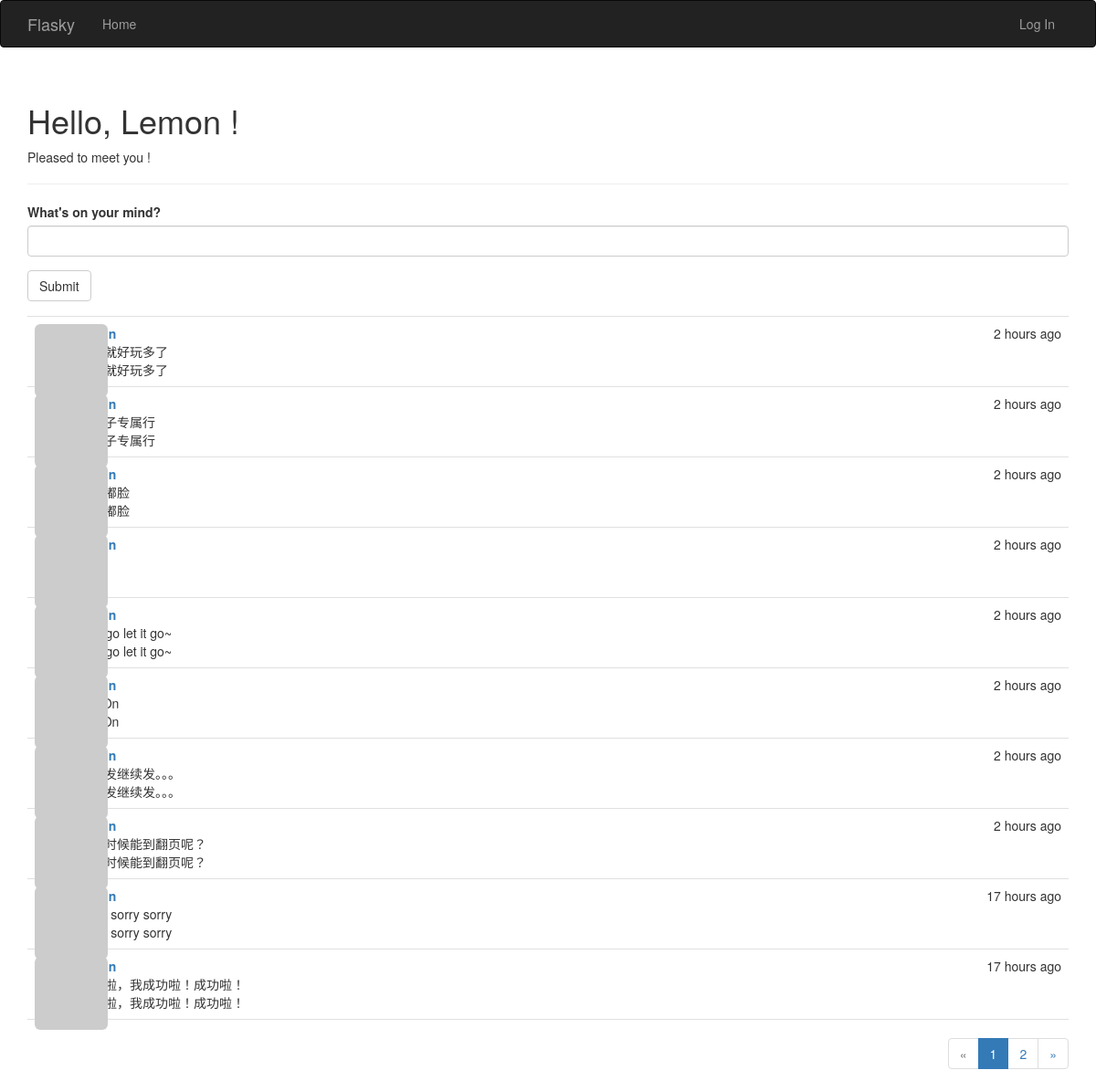
Before: / with the older database file.
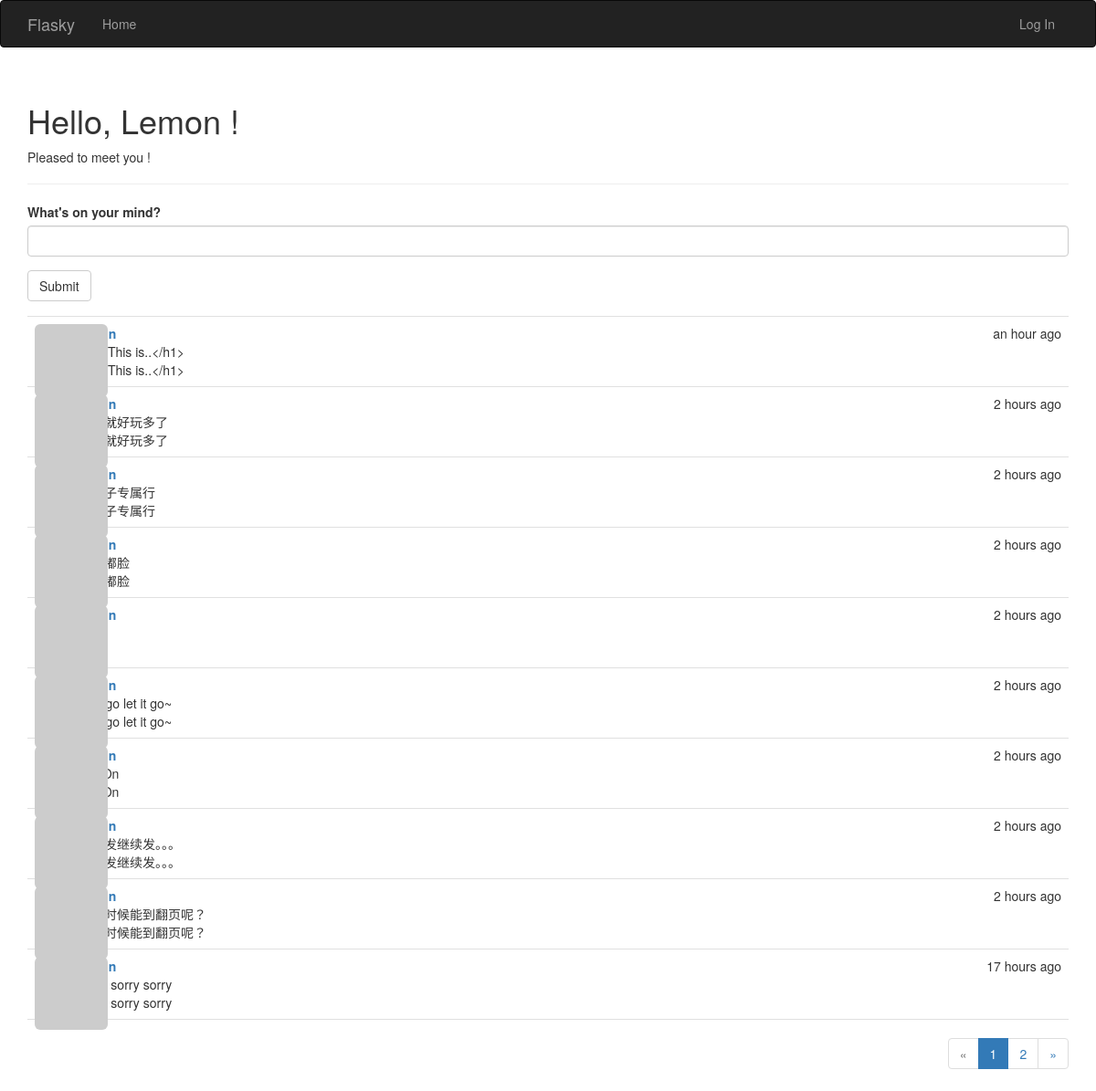
After: the same page with the newer database file.
### app/models.py (models this page shows, shortened)
class Post(db.Model):
    __tablename__ = 'posts'
    id = db.Column(db.Integer, primary_key=True)
    body = db.Column(db.Text)
    body_html = db.Column(db.Text)
    timestamp = db.Column(db.DateTime, index=True, default=datetime.utcnow)
    author_id = db.Column(db.Integer, db.ForeignKey('users.id'))

### app/main/views.py (the view)
@main.route('/', methods=['GET', 'POST'])
def index():
    form = PostForm()
    if form.validate_on_submit():
        post = Post(body=form.body.data,
                    author=current_user._get_current_object())
        db.session.add(post)
        return redirect(url_for('.index'))
    page = request.args.get('page', 1, type=int)
    pagination = Post.query.order_by(Post.timestamp.desc()).paginate(
        page, per_page=current_app.config['FLASKY_POSTS_PER_PAGE'],
        error_out=False)
    posts = pagination.items
    return render_template('index_basic.html', form=form, posts=posts,
                           pagination=pagination)

### app/main/forms.py
class PostForm(Form):
    body = PageDownField("What's on your mind?", validators=[Required()])
    submit = SubmitField('Submit')

### app/auth/views.py (called while the page is built)
@auth.before_app_request
def before_request():
	if current_user.is_authenticated:
	    current_user.ping()   # Update logged-in user access time
	    if not current_user.confirmed \
	            and request.endpoint[:5] != 'auth.' \
	            and request.endpoint != 'static':   # Filter unconfirmed accounts
	        return redirect(url_for('auth.unconfirmed'))

### app/main/__init__.py (called while the page is built)
@main.app_context_processor
def inject_permissions():
	return dict(Permission=Permission)

### app/models.py (called while the page is built)
	def gravatar(self, size=100, default='identicon', rating='g'):
		if request.is_secure:
			url = 'https://secure.gravatar.com/avatar'
		else:
			url = 'http://www.gravatar.com/avatar'
		hash = self.avatar_hash or hashlib.md5(
            self.email.encode('utf-8')).hexdigest()
		return '{url}/{hash}?s={size}&d={default}&r={rating}'.format(
            url=url, hash=hash, size=size, default=default, rating=rating)

### app/templates/index_basic.html (shortened to what this page needs)
{% extends "base_basic.html" %}
{% import "bootstrap/wtf.html" as wtf %}
{% import "_macros.html" as macros %}
{% block page_content %}
<div class="page-header">
	<h1>Hello,
		{% if current_user.is_authenticated %}
		{{ current_user.username | capitalize }}
		{% else %}
		Lemon
		{% endif %}!
	</h1>
	{% if not known %}
	<p>Pleased to meet you !</p>
	{% else %}
	<p>Happy to see you again !</p>
	{% endif %}
</div>
<div>
    {{ wtf.quick_form(form) }}
</div>
{% include '_posts.html' %}
{% if pagination %}
<div class="pagination">
	{{ macros.pagination_widget(pagination, '.index') }}
</div>
{% endif %}
{% endblock %}

### app/templates/_posts.html (shortened to what this page needs)
<ul class="posts">
    {% for post in posts %}
    <li class="post">
        <div class="post-thumbnail">
            <a href="{{ url_for('.user', username=post.author.username) }}">
                <img class="img-rounded profile-thumbnail" src="{{ post.author.gravatar(size=40) }}">
            </a>
        </div>
        <div class="post-content">
            <div class="post-date">{{ moment(post.timestamp).fromNow() }}</div>
            <div class="post-author">
            	<a href="{{ url_for('.user', username=post.author.username) }}">
            	</a>
            </div>
            <div class="post-body">{{ post.body }}</div>
            <div class="post-body">
                {% if post.body_html %}
                    {{ post.body_html | safe }}
                {% else %}
                    {{ post.body }}
                {% endif %}
            </div>
        </div>
    </li>
    {% endfor %}
</ul>

Changed rows visible on the page:
no longer on this page (row unchanged): Post: timestamp "17 hours ago", body "啦啦啦，我成功啦！成功啦！"
added Post: timestamp "an hour ago", body "<h1>This is..</h1>"
